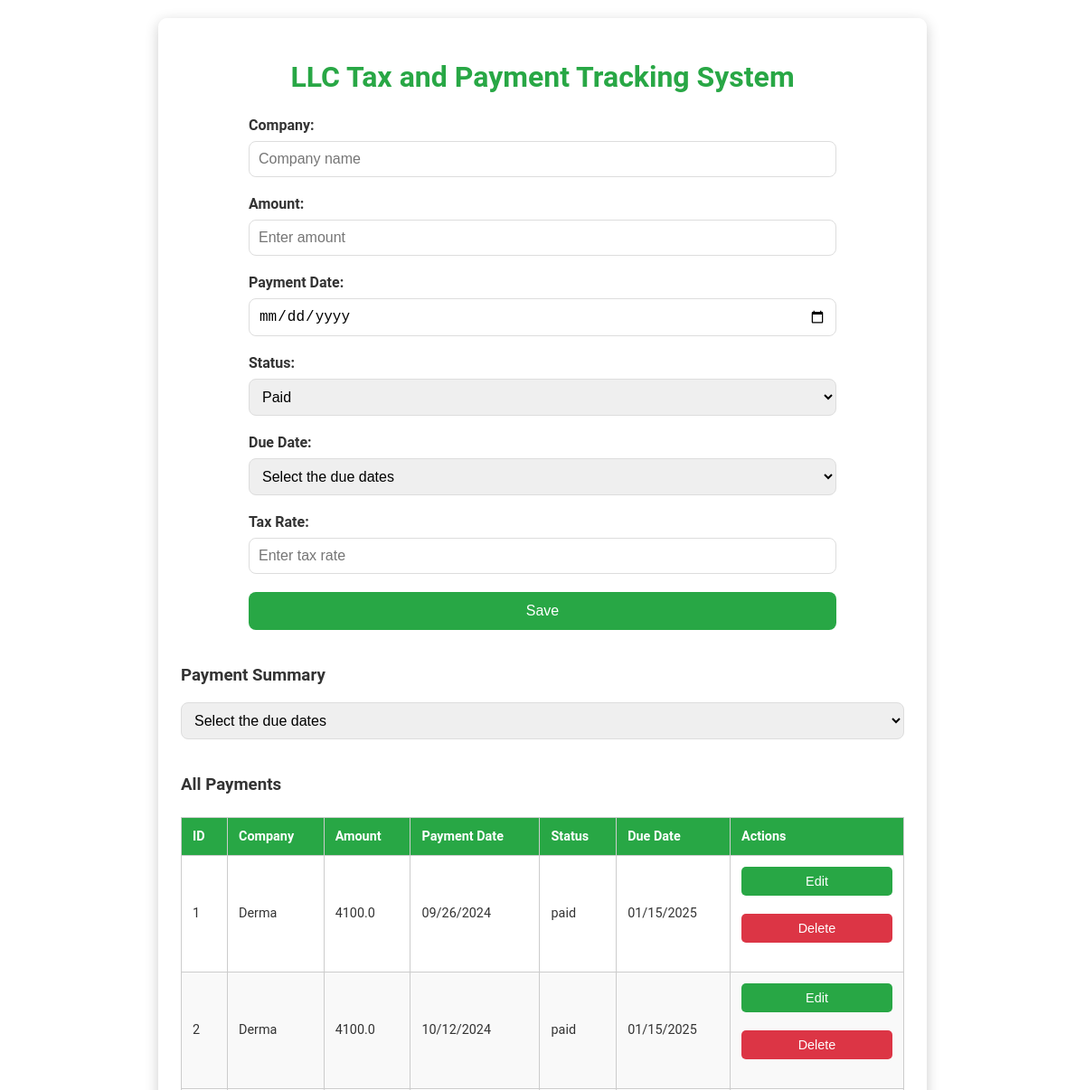
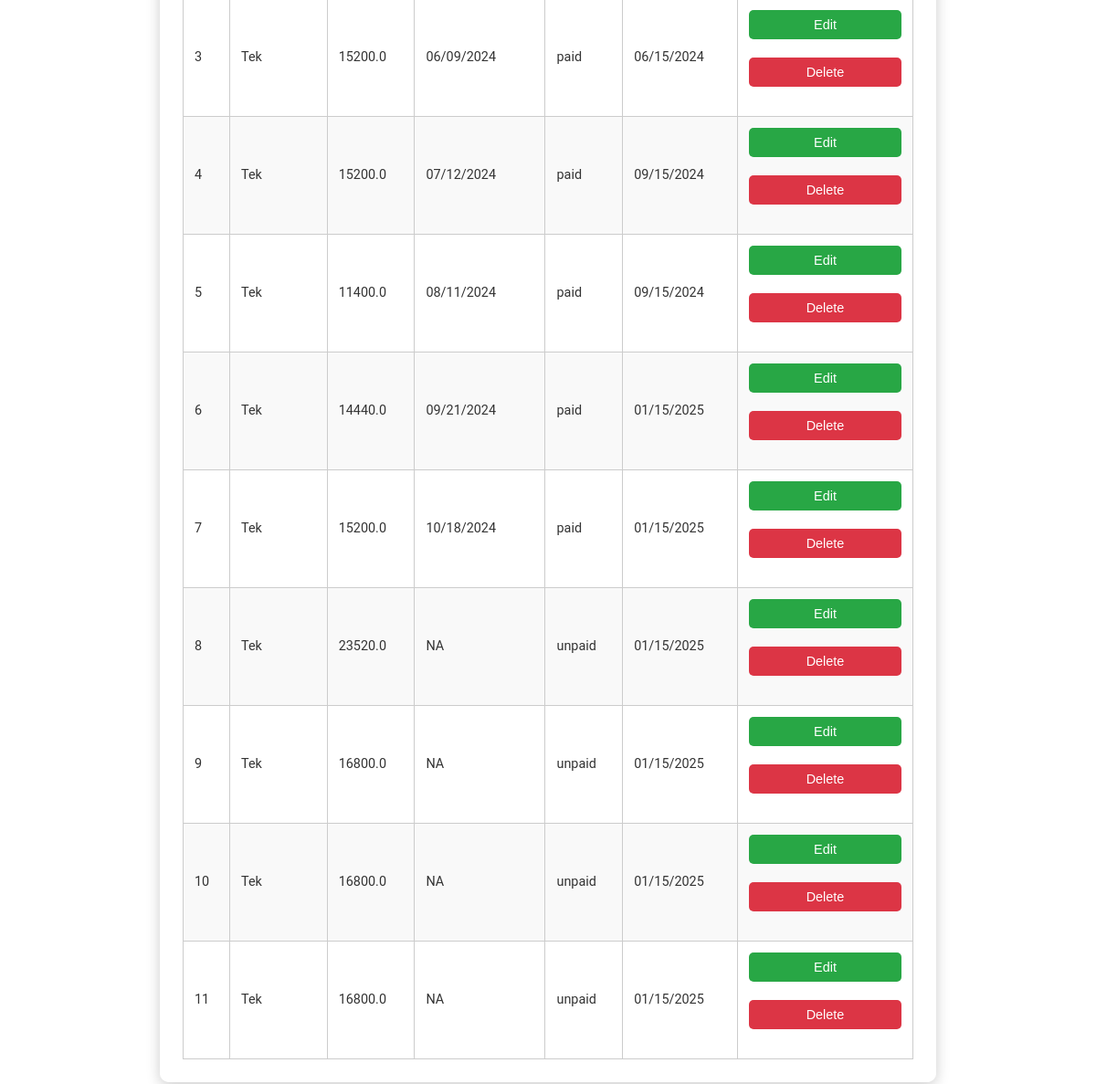
The page / on the database its author committed (2 pictures, top to bottom).
### tables this page shows
CREATE TABLE payments
                 (id INTEGER PRIMARY KEY AUTOINCREMENT,
                  company TEXT,
                  amount REAL,
                  payment_date TEXT,
                  status TEXT,
                  due_date TEXT,
                  tax_rate REAL);

### app.py (the view)
@app.route('/')
def index():
    conn = sqlite3.connect(DATABASE)
    c = conn.cursor()
    current_year = datetime.datetime.now().year
    next_year = current_year + 1
    due_dates = [
        f"04/15/{current_year}",
        f"06/15/{current_year}",
        f"09/15/{current_year}",
        f"01/15/{next_year}"
    ]
    c.execute('''SELECT * FROM payments''')
    records = c.fetchall()
    print(records);
    return render_template('index.html',due_dates=due_dates,records=records)

### app.py (called while the page is built)
@app.template_filter('format_date')
def format_date(value):
    if value:
        return datetime.datetime.strptime(value, '%Y-%m-%d').strftime('%m/%d/%Y')
    return ''

### templates/index.html (shortened to what this page needs)
<!DOCTYPE html>
<html lang="en">
<head>
    <link rel="stylesheet" href="/static/style.css">
</head>
<body>
    <div class="container">
        <h1>LLC Tax and Payment Tracking System</h1>
        <form id="taxForm" action="/submit" method="POST">
            <label for="company">Company:</label>
            <input type="text" id="company" name="company" placeholder="Company name" required>
            <label for="amount">Amount:</label>
            <input type="number" id="amount" name="amount" step="0.01" placeholder="Enter amount" required>
            <label for="paymentDate">Payment Date:</label>
            <input type="date" id="paymentDate" name="paymentDate">
            <label for="status">Status:</label>
            <select id="status" name="status" required>
                <option value="paid">Paid</option>
            </select>
            <label for="dueDate">Due Date:</label>
            <select id="dueDate" name="dueDate" required>
                <option value="">Select the due dates</option>
            </select>
            <label for="taxRate">Tax Rate:</label>
            <input type="number" id="taxRate" name="taxRate" step="0.01" placeholder="Enter tax rate" required>
            <button type="submit">Save</button>
        </form>
        <h3>Payment Summary</h3>
        <select id="summaryDueDate">
            <option value="">Select the due dates</option>
        </select>
        <h3>All Payments</h3>
        <table class="table table-striped">
            <thead>
                <tr>
                    <th>ID</th>
                    <th>Company</th>
                    <th>Amount</th>
                    <th>Payment Date</th>
                    <th>Status</th>
                    <th>Due Date</th>
                    <th>Actions</th>
                </tr>
            </thead>
            <tbody>
                {% for records in records %}
                <tr>
                    <td>{{ records[0] }}</td>
                    <td>{{ records[1] }}</td>
                    <td>{{ records[2] }}</td>
                    <td>{% if records[3] %}{{ records[3]|format_date }}{% else %}NA{% endif %}</td>
                    <td>{{ records[4] }}</td>
                    <td>{{ records[5] }}</td>
                    <td>
                        <button class="edit-btn" onclick="openEditPopup('{{ records[0] }}', '{{ records[1] }}', '{{ records[2] }}', '{{ records[3] }}', '{{ records[4] }}', '{{ records[5] }}', '{{ records[6] }}')">Edit</button>
                        <button class="delete-btn" onclick="deleteRecord('{{ records[0] }}')">Delete</button>
                    </td>
                </tr>
                {% endfor %}
            </tbody>
        </table>
    </div>
</body>
</html>

### static/style.css (style rules this page uses)
body { font-family: 'Roboto', Arial, sans-serif; background-image: url('bg_tax.jpg'); background-size: cover; background-repeat: no-repeat; background-position: center; margin: 0; padding: 0; color: #333; }
.container { max-width: 800px; margin: 20px auto; padding: 25px; background-color: rgba(255, 255, 255, 0.9); box-shadow: 0 4px 15px rgba(0, 0, 0, 0.2); border-radius: 10px; }
h1 { text-align: center; margin-bottom: 25px; font-size: 2rem; color: #28a745; }
form { max-width: 650px; margin: 0 auto; }
label { display: block; font-weight: bold; margin-bottom: 8px; }
input[type="text"], input[type="number"], input[type="date"], select, button { width: 100%; padding: 10px; margin-bottom: 20px; border-radius: 8px; border: 1px solid #ddd; box-sizing: border-box; font-size: 1rem; transition: border-color 0.3s ease; }
button { background-color: #28a745; color: #fff; border: none; padding: 12px; font-size: 1rem; border-radius: 8px; cursor: pointer; transition: background-color 0.3s ease; }
table { width: 100%; border-collapse: collapse; margin-top: 25px; font-size: 0.9rem; }
th, td { border: 1px solid #ccc; padding: 12px; text-align: left; }
th { background-color: #28a745; color: #fff; font-weight: bold; }
tr:nth-child(even) { background-color: #f9f9f9; }
.edit-btn { background-color: #28a745; color: #fff; padding: 8px 15px; border-radius: 5px; border: none; cursor: pointer; font-size: 0.9rem; transition: opacity 0.3s ease; }
.delete-btn, .cancel-btn { background-color: #dc3545; color: #fff; padding: 8px 15px; border-radius: 5px; border: none; cursor: pointer; font-size: 0.9rem; transition: opacity 0.3s ease; }

### rows shown on the page
payments: id "1", company "Derma", amount "4100.0", payment_date "09/26/2024", status "paid", due_date "01/15/2025"
payments: id "2", company "Derma", amount "4100.0", payment_date "10/12/2024", status "paid", due_date "01/15/2025"
payments: id "3", company "Tek", amount "15200.0", payment_date "06/09/2024", status "paid", due_date "06/15/2024"
payments: id "4", company "Tek", amount "15200.0", payment_date "07/12/2024", status "paid", due_date "09/15/2024"
payments: id "5", company "Tek", amount "11400.0", payment_date "08/11/2024", status "paid", due_date "09/15/2024"
payments: id "6", company "Tek", amount "14440.0", payment_date "09/21/2024", status "paid", due_date "01/15/2025"
payments: id "7", company "Tek", amount "15200.0", payment_date "10/18/2024", status "paid", due_date "01/15/2025"
payments: id "8", company "Tek", amount "23520.0", payment_date "NA", status "unpaid", due_date "01/15/2025"
payments: id "9", company "Tek", amount "16800.0", payment_date "NA", status "unpaid", due_date "01/15/2025"
payments: id "10", company "Tek", amount "16800.0", payment_date "NA", status "unpaid", due_date "01/15/2025"
payments: id "11", company "Tek", amount "16800.0", payment_date "NA", status "unpaid", due_date "01/15/2025"
